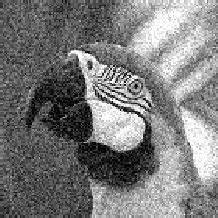
#> input picture noisyimage.jpg, 218 x 218 px
$ jupyter execute UTS.ipynb   (shell and % lines are left out)
#> lines starting #> are read from the running program, lines starting #| are printed output that depends on the picture
[cell 1]
import cv2
import matplotlib.pyplot as plt
import numpy as np

from skimage import data
from skimage.io import imread
from skimage.color import rgb2gray

[cell 2]
citra = imread(fname="noisyimage.jpg")
#> citra is the input picture: shape (218, 218, 3); min 0, max 255, mean 122.8

print(citra.shape)
#| (218, 218, 3)

plt.imshow(citra, cmap='gray')

[cell 3]
kernel = np.array([[-1, 0, -1],
                  [0, 4, 0],
                  [-1, 0, -1]])
citraOutput = cv2.filter2D(citra, -1, kernel)
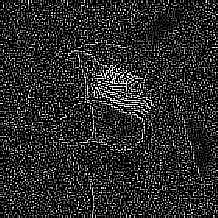
#> citraOutput: shape (218, 218, 3); min 0, max 255, mean 44.6

flig, axes =plt.subplots(1,2, figsize=(15,11))
ax =axes.ravel()

ax[0].imshow(citra, cmap='gray')
ax[0].set_title("Citra Input")
ax[1].imshow(citraOutput, cmap='gray')
ax[1].set_title("Citra Output")

[cell 4]
#Histogram
img = cv2.imread('danautoba.jpg')
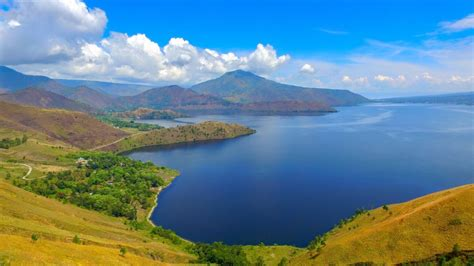
#> input picture danautoba.jpg, 474 x 266 px
#> img is the input picture: shape (266, 474, 3); mean B, G, R 145.9, 133, 99.1
[baris, kolom] = img.shape[:2]
#> baris = 266; kolom = 474

hist = cv2.calcHist([img],[0],None,[256],[0,256])
#> hist = 256 values, max 6145 at index 255, min 177 at index 68, mean 492.5

[cell 5]
fig, axs = plt.subplots(1,2, figsize=(15,5))

axs[0].imshow(img)
axs[1].plot(hist)
plt.show()
#> figure, not shown here; B, G, R data is drawn as R, G, B; panel 2: curve peaks at x = 255, y = 6145

[cell 6]
img =cv2.cvtColor(img, cv2.COLOR_BGR2RGB)

[cell 7]
fig, axs =plt.subplots(1,2,figsize=(15,5))

axs[0].imshow(img)
axs[1].plot(hist, color='g')
plt.show()
#> figure, not shown here; panel 2: curve peaks at x = 255, y = 6145

[cell 8]
fig, axs =plt.subplots(2,2,figsize=(15,5))

axs[0,0].imshow(img)
axs[0,1].plot(hist, color='g')

axs[1,0].imshow(img)
axs[1,1].hist(img.ravel(),256,[0,256],color='r')
plt.show()
#> figure, not shown here; panel 2: curve peaks at x = 255, y = 6145; panel 4: tallest bar 6477 high, from x = 255 to 256

[cell 9]
img_abu = cv2.imread('danautoba.jpg',0)
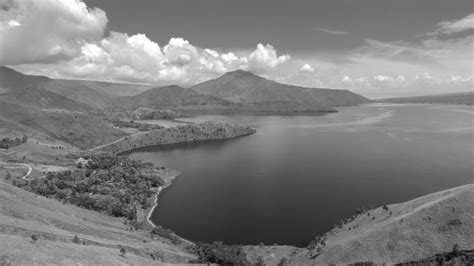
#> img_abu: shape (266, 474); min 4, max 255, mean 124.3
hist2=cv2.equalizeHist(img_abu)
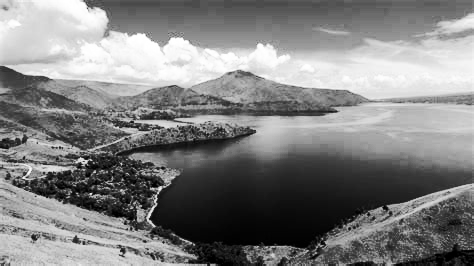
#> hist2: shape (266, 474); min 0, max 255, mean 128.6

fig, axs =plt.subplots(1,2,figsize=(15,5))

axs[0].imshow(cv2.cvtColor(img_abu, cv2.COLOR_BGR2RGB))
axs[1].hist(img_abu.ravel(),256,[0,256])
plt.show()
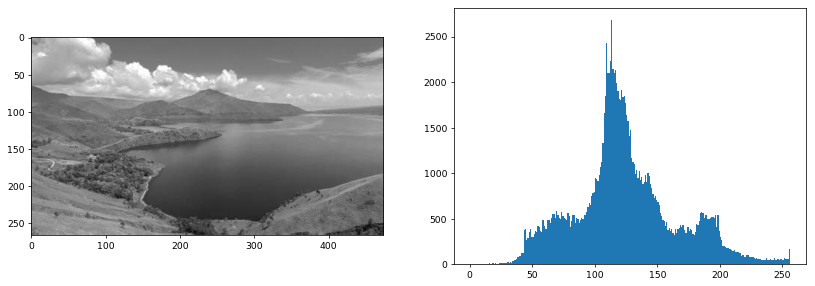
#> figure drawn by matplotlib, 2 panels; panel 2: tallest bar 2684 high, from x = 113 to 114

[cell 10]
beta = 40
citra_cerah = np.zeros((baris,kolom, 3))

for x in range(baris) :
    for y in range(kolom) :
        gyx = img[x,y] + beta
        citra_cerah[x,y] = gyx
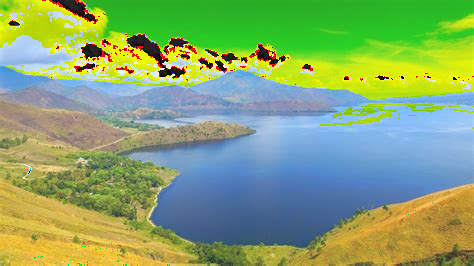
#> citra_cerah: shape (266, 474, 3) float64; mean R, G, B 135, 166.9, 111.2

citra_cerah = citra_cerah.astype(np.uint8)

fig, axs =plt.subplots(2,2, figsize=(15,5))
axs[0,0].imshow(img)
axs[0,1].hist(img.ravel(),256,[0,256],color ='red')

axs[1,0].imshow(citra_cerah)
axs[1,1].hist(citra_cerah.ravel(),256,[0,256],color= '#065535')
plt.show()
#> figure, not shown here; panel 2: tallest bar 6477 high, from x = 255 to 256; panel 4: tallest bar 6477 high, from x = 39 to 40

[cell 11]
beta = 10
alpa = 1.2
img_hasil = np.zeros((baris, kolom, 3))
for x in range(baris):
    for y in range(kolom):
        gyx = alpa * img[x,y] + beta
        img_hasil[x,y] = gyx

img_hasil=img_hasil.astype(np.uint8)
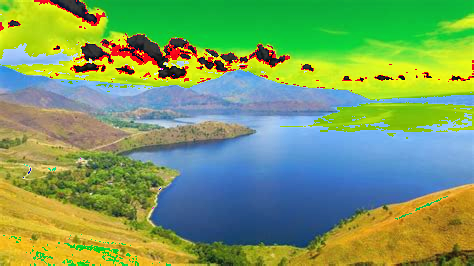
#> img_hasil: shape (266, 474, 3); mean R, G, B 121.2, 159.2, 97.8

fig, axs = plt.subplots(2,2, figsize=(15,5))
axs[0,0].imshow(img)
axs[0,1].hist(img.ravel(),256,[0,256])

axs[1,0].imshow(img_hasil)
axs[1,1].hist(img_hasil.ravel(),256,[0,256])
plt.show()
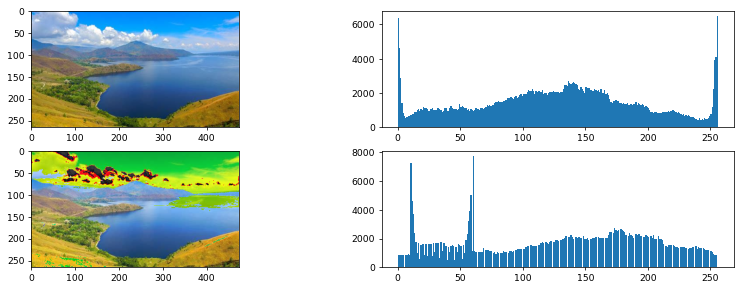
#> figure drawn by matplotlib, 4 panels; panel 2: tallest bar 6477 high, from x = 255 to 256; panel 4: tallest bar 7721 high, from x = 60 to 61

[cell 12]
alpa = 1.2
citra_kontras = np.zeros((baris, kolom, 3))
for x in range(baris):
    for y in range(kolom):
        gyx = img[x,y] * alpa
        citra_kontras[x,y] = gyx

citra_kontras = citra_kontras.astype(np.uint8)
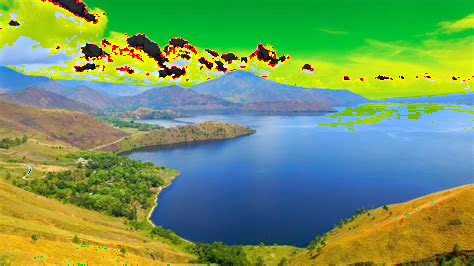
#> citra_kontras: shape (266, 474, 3); mean R, G, B 114.1, 152.5, 97.4

fig, axs = plt.subplots(2,2, figsize = (15,5))
axs[0,0].imshow(img)
axs[0,1].hist(img.ravel(),256,[0,256])

axs[1,0].imshow(citra_kontras)
axs[1,1].hist(citra_kontras.ravel(),256,[0,256])
plt.show()
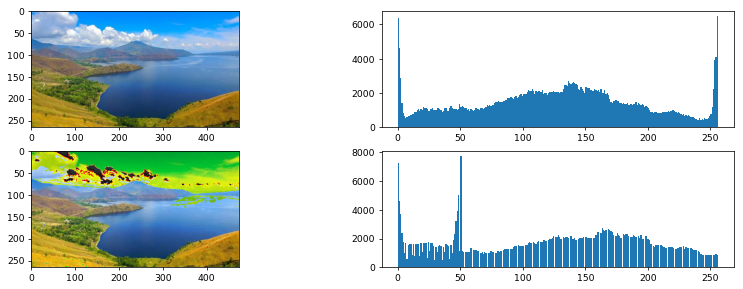
#> figure drawn by matplotlib, 4 panels; panel 2: tallest bar 6477 high, from x = 255 to 256; panel 4: tallest bar 7721 high, from x = 50 to 51
